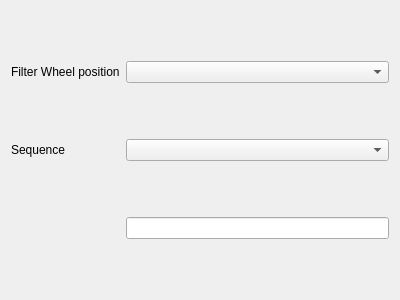
<?xml version="1.0" encoding="UTF-8"?>
<ui version="4.0">
 <class>Form</class>
 <widget class="QWidget" name="Form">
  <property name="geometry">
   <rect>
    <x>0</x>
    <y>0</y>
    <width>400</width>
    <height>300</height>
   </rect>
  </property>
  <property name="windowTitle">
   <string>Form</string>
  </property>
  <layout class="QGridLayout" name="gridLayout_2">
   <item row="1" column="0">
    <widget class="QLabel" name="label_2">
     <property name="text">
      <string>Sequence</string>
     </property>
    </widget>
   </item>
   <item row="1" column="1">
    <widget class="QComboBox" name="sequenceCombo"/>
   </item>
   <item row="0" column="0">
    <widget class="QLabel" name="label">
     <property name="text">
      <string>Filter Wheel position</string>
     </property>
    </widget>
   </item>
   <item row="0" column="1">
    <widget class="QComboBox" name="filterCombo"/>
   </item>
   <item row="2" column="1">
    <widget class="QLineEdit" name="sequenceListEdit"/>
   </item>
  </layout>
 </widget>
 <resources/>
 <connections/>
</ui>
